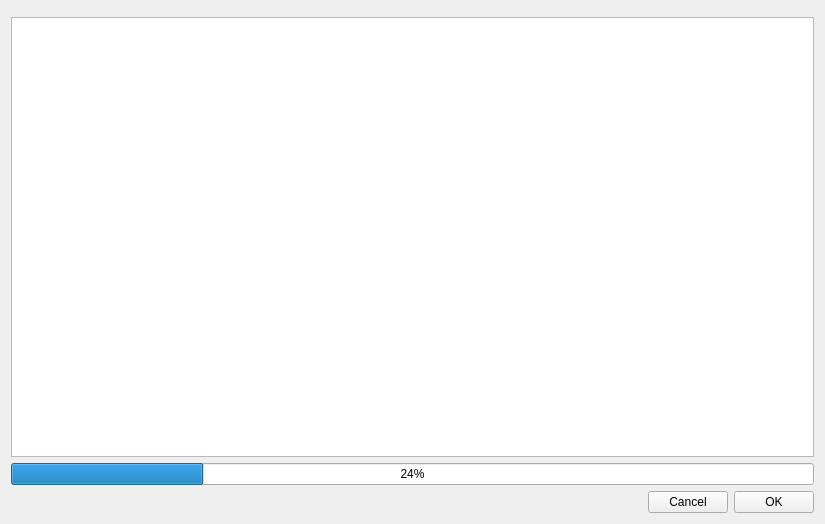
<?xml version="1.0" encoding="UTF-8"?>
<ui version="4.0">
 <class>FilePublish</class>
 <widget class="QWidget" name="FilePublish">
  <property name="geometry">
   <rect>
    <x>0</x>
    <y>0</y>
    <width>825</width>
    <height>524</height>
   </rect>
  </property>
  <property name="windowTitle">
   <string>Form</string>
  </property>
  <layout class="QVBoxLayout" name="verticalLayout">
   <item>
    <widget class="HeaderWidget" name="headerWidget" native="true"/>
   </item>
   <item>
    <widget class="QTableWidget" name="filePublishTable"/>
   </item>
   <item>
    <widget class="QProgressBar" name="progressBar">
     <property name="value">
      <number>24</number>
     </property>
    </widget>
   </item>
   <item>
    <layout class="QHBoxLayout" name="horizontalLayout">
     <item>
      <spacer name="horizontalSpacer">
       <property name="orientation">
        <enum>Qt::Horizontal</enum>
       </property>
       <property name="sizeHint" stdset="0">
        <size>
         <width>40</width>
         <height>20</height>
        </size>
       </property>
      </spacer>
     </item>
     <item>
      <widget class="QPushButton" name="cancelButton">
       <property name="minimumSize">
        <size>
         <width>0</width>
         <height>0</height>
        </size>
       </property>
       <property name="maximumSize">
        <size>
         <width>100</width>
         <height>30</height>
        </size>
       </property>
       <property name="text">
        <string>Cancel</string>
       </property>
      </widget>
     </item>
     <item>
      <widget class="QPushButton" name="okButton">
       <property name="maximumSize">
        <size>
         <width>100</width>
         <height>30</height>
        </size>
       </property>
       <property name="text">
        <string>OK</string>
       </property>
      </widget>
     </item>
    </layout>
   </item>
  </layout>
 </widget>
 <customwidgets>
  <customwidget>
   <class>HeaderWidget</class>
   <extends>QWidget</extends>
   <header>HeaderWidget.h</header>
   <container>1</container>
  </customwidget>
 </customwidgets>
 <resources/>
 <connections/>
</ui>
